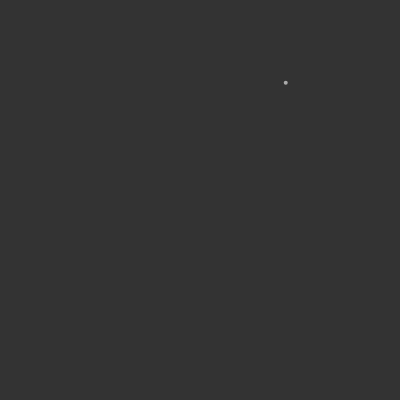
Frame 1 (no input)
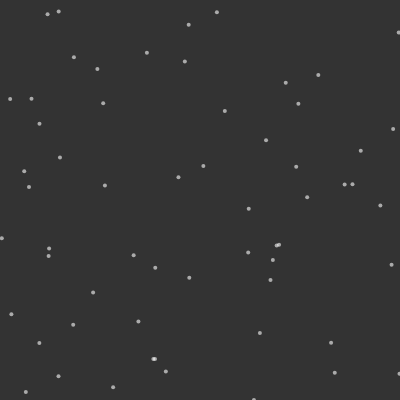
Frame 60 (no input)
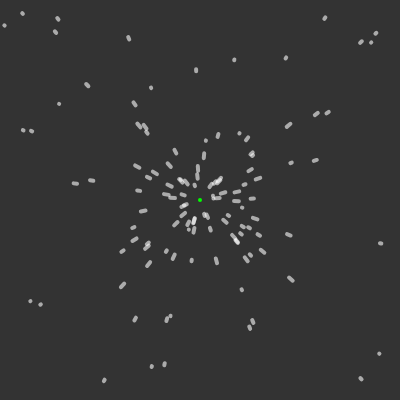
Frame 120 (the mouse pressed at the canvas centre since frame 60)

The p5.js sketch that drew these frames (run headless with seeded random() and noise() and a simulated clock; from frame 60 on, the mouse is pressed at the canvas centre):

// p5.js sketch
// ── sketch.js
var attractors = [];
var particles = [];

function setup() {
  //frameRate(1);
  createCanvas(400, 400);
  // for (var i = 0; i < 10; i++) {
  //   attractors.push(createVector(random(width), random(height)));
  // }
  background(51);
}

function mousePressed() {
  attractors.push(createVector(mouseX, mouseY));
}

function draw() {
  background(51);
  stroke(255);
  strokeWeight(4);
  particles.push(new Particle(random(width), random(height)));

  if (particles.length > 200) {
    particles.splice(0, 1);
  }

  for (var i = 0; i < attractors.length; i++) {
    stroke(0, 255, 0);
    point(attractors[i].x, attractors[i].y);
  }
  for (var i = 0; i < particles.length; i++) {
    var particle = particles[i];
    for (var j = 0; j < attractors.length; j++) {
      particle.attracted(attractors[j]);
    }
    particle.update();
    particle.show();
  }
}

// ── Particle.js
function Particle(x, y) {
    this.pos = createVector(x, y);
    this.prev = createVector(x, y);
    this.vel = createVector();
    this.vel.setMag(random(2, 5));
    this.acc = createVector();
  
    this.update = function() {
      this.prev.x = this.pos.x;
      this.prev.y = this.pos.y;  
      this.vel.add(this.acc);
      this.pos.add(this.vel);
      this.acc.mult(0);
    }

    this.show = function() {
      stroke(255, 150);
      strokeWeight(4);
      line(this.pos.x, this.pos.y, this.prev.x, this.prev.y);
    }

    this.attracted = function(target) {
        var force = p5.Vector.sub(target, this.pos);
        var d = force.mag();
        d = constrain(d, 1, 25);
        var G = 50;
        var strength = G / (d * d);
        force.setMag(strength);
        if (d < 20) {
            force.mult(-10);
        }
        this.acc.add(force);
    }
  }
